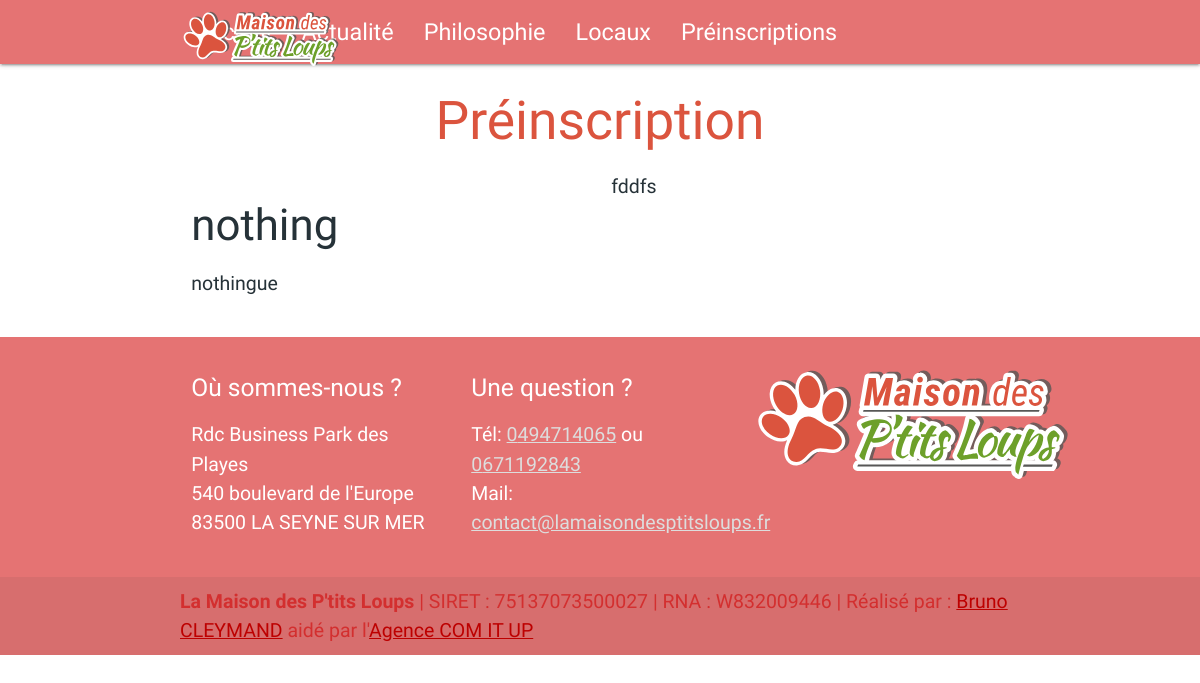
The page /preinscriptions.php on the database as committed earlier.
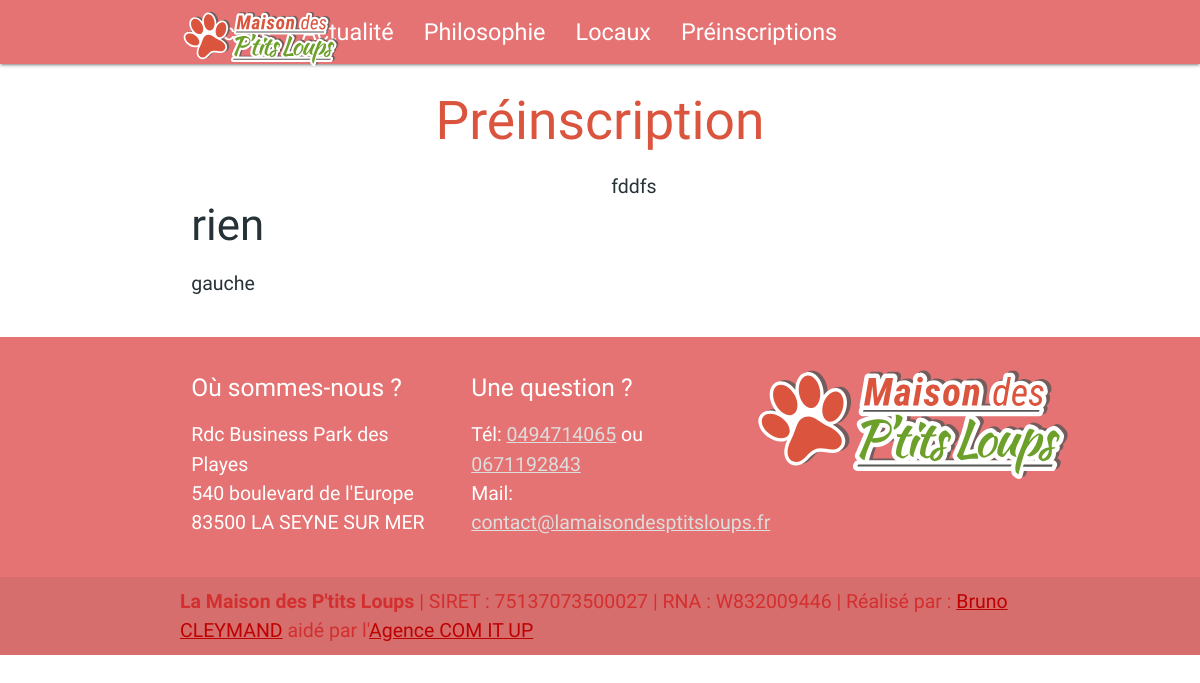
The same page on the database as committed later.
### preinscriptions.php (the view, shortened to what this page needs)
<!DOCTYPE html>
<html lang="fr">
<?php
require_once "components/head.php";
require_once "config/config.php";
?>
<body>
  <?php
  include 'components/nav.php';
  $sql = "SELECT * FROM `register-text`";
  $pre = $pdo->prepare($sql);
  $pre->execute();
  $registerpagecontent = $pre->fetchAll(PDO::FETCH_ASSOC);
  foreach ($registerpagecontent as $register) {
  ?>
    <div class="container center">
      <h2>Préinscription</h2>
    </div>
    <div class="container row">
      <div class="col s12 l6">
        <h3><?php echo $register['title1'] ?></h3>
        <p><?php echo $register['content1'] ?></p>
      </div>
      <div class="col s12 l6">
        fddfs
      </div>
    </div>
  <?php
  }
  include 'components/footer.php';
  ?>
</body>

Rows that differ between the two databases and show on the page:
removed register-text: title1 "nothing", content1 "nothingue"
added register-text: title1 "rien", content1 "gauche"
